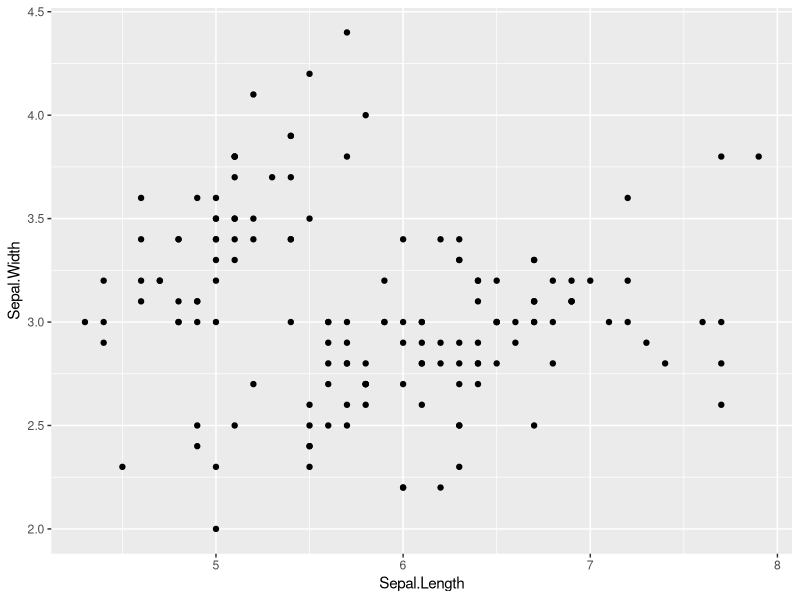
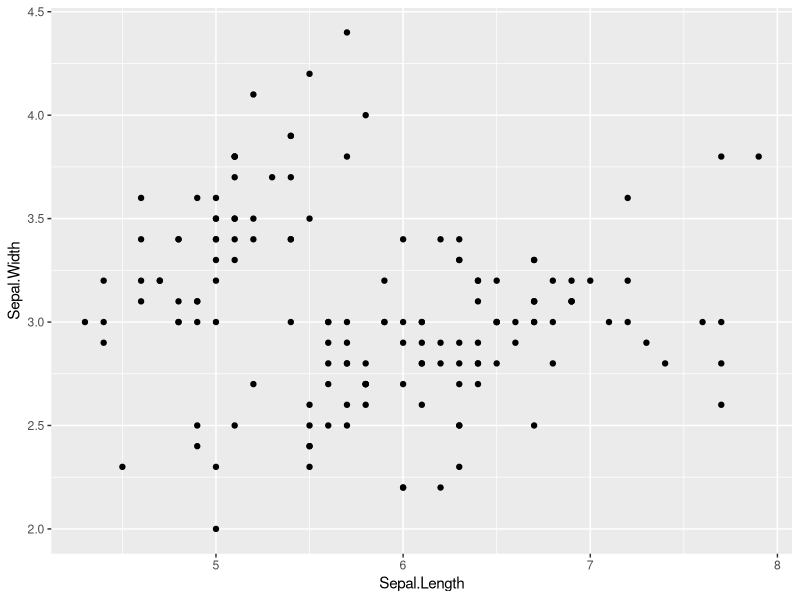
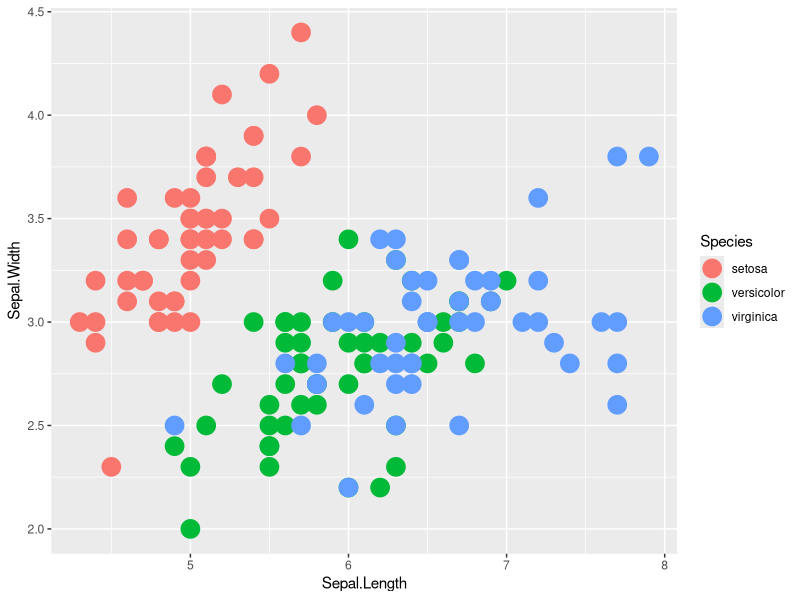
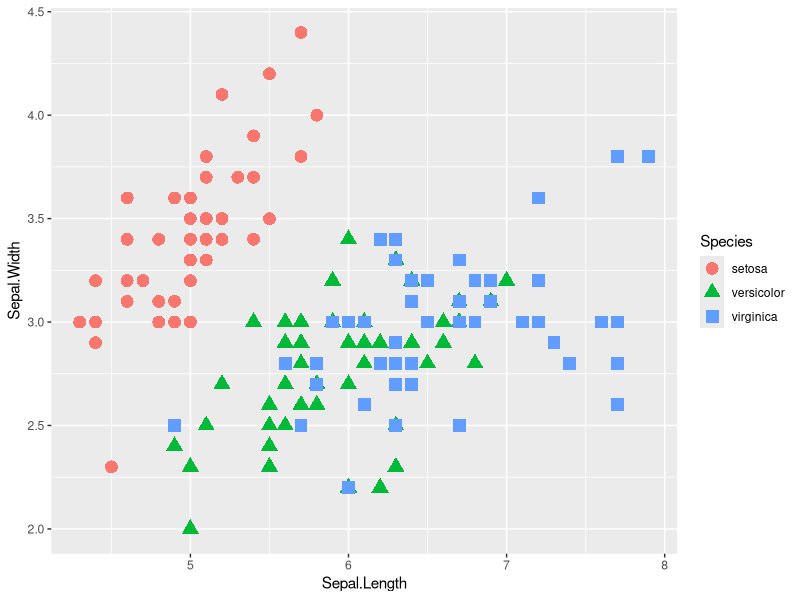

Write R code to recreate these figures, in order. (Note: this script raises an error after producing the figures.)
# ggplot learning script
# ramakanth Reddy Pallavali --Rpallavali@email.arizona.edu
# February 22 2015
install.packages("ggplot2",dependencies = TRUE)
install.packages("plyr")
install.packages("ggthemes")
install.packages("reshape2")

#built in Dataset
head(iris)
#reshape and plyr are the swiss army knife of R

# load the libraries every time you run the script

library("ggplot2")
library("reshape2")
library("ggthemes")
library("plyr")


myplot <- ggplot(data = iris, aes(x = Sepal.Length, y = Sepal.Width))

summary(myplot)

#----------------------
# option1
myplot <- ggplot(data = iris, aes(x = Sepal.Length, y = Sepal.Width))
myplot + geom_point()


#or

# option2
myplot <- ggplot(data = iris, aes(x = Sepal.Length, y = Sepal.Width))+
  geom_point()

myplot

#----------------------

# ggplot is  MUCH BETTER THAN qplot


# remove the data and x and y labels 
#which it will take it by default and can set the color
myplot <- ggplot( iris, aes(Sepal.Length, Sepal.Width, color = Species))+
  geom_point(size = 6)

myplot

myplot <- ggplot( iris, aes(Sepal.Length, Sepal.Width, color = Species))+
  geom_point(aes(shape = Species), size = 4)

myplot

###########Different data set -- Diamond dataset
dim(diamonds) #-- diamensions of diamond dataset which gives rows and columns
dim(diamonds)[1] #-- [1] gives no of rows

sample[1: dim(diamonds)[1],1000] # gives 1000 samples 

diamonds[sample[1: dim(diamonds)[1],1000],  ] # , says that these are the rows

d2 <- diamonds[sample(1:dim(diamonds)[1], 1000), ]
d2
# d2 will become the source for the diamond plot
diamondplot <- ggplot( d2, aes(carat,price, color = color)) + geom_point(size = 4)
diamondplot


# stats

#statistcal information 

library(MASS)
ggplot(birthwt, aes(factor(race), bwt)) + geom_boxplot()


#

# lattice points

#facet grid

ggplot( iris, aes(Sepal.Length, Sepal.Width, color = Species))+
  geom_point(size = 3) +
  facet_grid(Species ~ .)


ggplot( iris, aes(Sepal.Length, Sepal.Width, color = Species))+
  geom_point(size = 3) +
  facet_grid( . ~ Species)

#facet_wrap wraps all the graphs in a single graph

ggplot( iris, aes(Sepal.Length, Sepal.Width, color = Species))+
  geom_point(size = 3) +
  facet_wrap( ~ Species)

# RcolorBrewer palette
library("reshape2")

df  <- melt(iris, id.vars = "Species")
ggplot(df, aes(Species, value, fill = variable)) +
  geom_bar(stat = "identity", position = "dodge") +
  scale_fill_brewer(palette = "Set1")

#manual color scale

# to pick colors 
# go to website  I want hue



